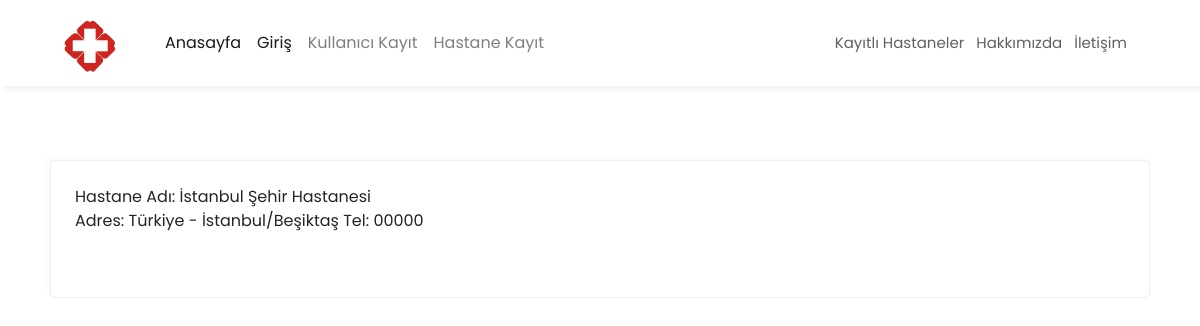
The page /hastaneler.php on the database its author committed.
### tables this page shows
CREATE TABLE `hastane` (
  `id` int(11) NOT NULL,
  `ad` varchar(100) NOT NULL,
  `sifre` varchar(100) NOT NULL,
  `adres` varchar(100) NOT NULL,
  `il` int(11) NOT NULL,
  `ilce` int(11) NOT NULL,
  `telefon` varchar(100) NOT NULL
);

CREATE TABLE `il` (
  `il_no` int(11) NOT NULL,
  `isim` varchar(50) DEFAULT NULL
);

CREATE TABLE `ilce` (
  `ilce_no` int(11) NOT NULL,
  `isim` varchar(55) DEFAULT NULL,
  `il_no` int(11) NOT NULL
);

### vt.php (called while the page is built, shortened)
<?php
class Veritabani
{
    private $baglanti;
    public function __construct()
    {
        $this->baglanti = mysqli_connect("localhost", "root", "", "VtHastane");
        mysqli_set_charset($this->baglanti, 'utf8');
    }
    public function DiziDondur($query, $sutunlar)
    {
        $sonuc = $this->baglanti->query($query);
        $veriler = array();
        while ($satir = $sonuc->fetch_assoc()) {
            $dizi = array();
            for ($i = 0; $i < count($sutunlar); $i++) {
                array_push($dizi, $satir[$sutunlar[$i]]);
            }
            array_push($veriler, $dizi);
        }
        return $veriler;
    }
    public function IlGetir($ilno)
    {
        $sonuc = $this->baglanti->query("SELECT isim FROM il WHERE il_no=$ilno");
        if ($satir = $sonuc->fetch_assoc()) {
           return $satir['isim'];
        }
    }
    public function IlceGetir($ilceno)
    {
        $sonuc = $this->baglanti->query("SELECT isim FROM ilce WHERE ilce_no=$ilceno");
        if ($satir = $sonuc->fetch_assoc()) {
           return $satir['isim'];
        }
    }
}

### hastaneler.php (the view, shortened to what this page needs)
<?php
require 'vt.php';
$vt = new Veritabani();
?>
<!doctype html>
<html lang="tr">
<head>
    <link rel="stylesheet" href="https://stackpath.bootstrapcdn.com/bootstrap/4.3.1/css/bootstrap.min.css">
    <link rel="stylesheet" href="https://cdnjs.cloudflare.com/ajax/libs/font-awesome/5.15.1/css/all.min.css">
    <link rel="stylesheet" href="css/style.css">
</head>
<body>
    <nav class="navbar navbar-expand-lg navbar-light bg-light position-fixed">
    <?php include 'menu.php';?>
    </nav>
    <div class="kayitOl-section ">
   <form style="display: block !important;">
   <div class="kayitOl-left">
       <?php
       foreach ($vt->DiziDondur("SELECT * FROM Hastane",array("ad","adres","il","ilce","telefon")) as $hastane) {
        $il = $vt->IlGetir($hastane[2]);
        $ilce = $vt->IlceGetir($hastane[3]);
        echo "<p>Hastane Adı: $hastane[0]<br>
        Adres: $hastane[1] - $il/$ilce Tel: $hastane[4]</p><br>";
       }
       ?>
   </div>
   </form>
    </div>
</body>
</html>

### css/style.css (style rules this page uses)
* { padding: 0px; margin: 0px; font-family: 'Poppins', sans-serif; -webkit-box-sizing: border-box; box-sizing: border-box; }
html { scroll-behavior: smooth; width: 100vw !important; overflow-x: hidden; }
body { overflow-x: hidden; }
.navbar { width: 100%; z-index: 9999; background: #fff !important; -webkit-box-shadow: 3px 3px 6px #eee; box-shadow: 3px 3px 6px #eee; }
.kayitOl-section { margin-left: 50px; margin-right: 50px; }
.kayitOl-section form { display: -ms-grid; display: grid; -ms-grid-columns: 1fr 1fr; grid-template-columns: 1fr 1fr; margin-top: 160px; grid-gap: 20px; }
.kayitOl-section form .kayitOl-left, .kayitOl-section form .kayitOl-right { padding: 24px; border: 1px solid #eee; border-radius: 4px; -webkit-box-shadow: -3px -3px 6px rgba(238, 238, 238, 0.322); box-shadow: -3px -3px 6px rgba(238, 238, 238, 0.322); }

### rows shown on the page
hastane: ad "İstanbul Şehir Hastanesi", adres "Türkiye", il.isim "İstanbul", ilce.isim "Beşiktaş", telefon "00000"
